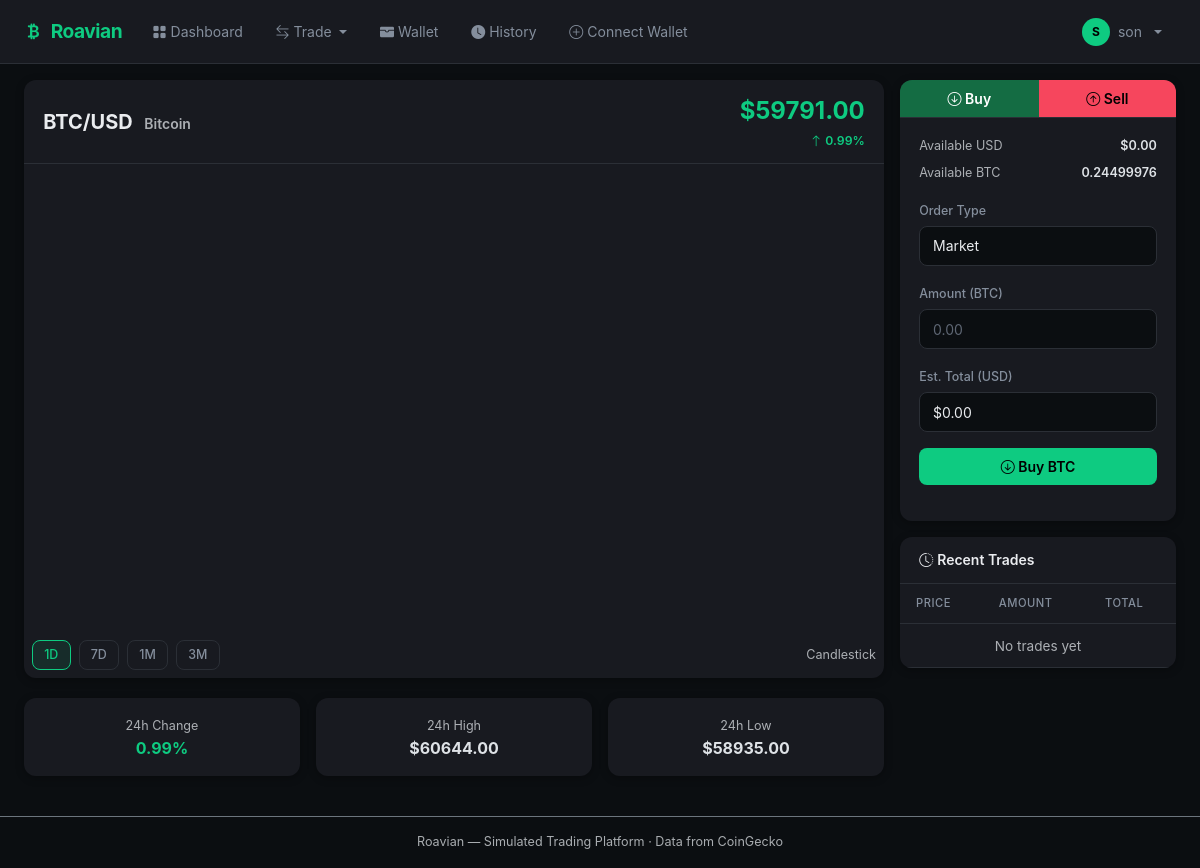
The app's page /trade/BTC/ (signed in), older data.
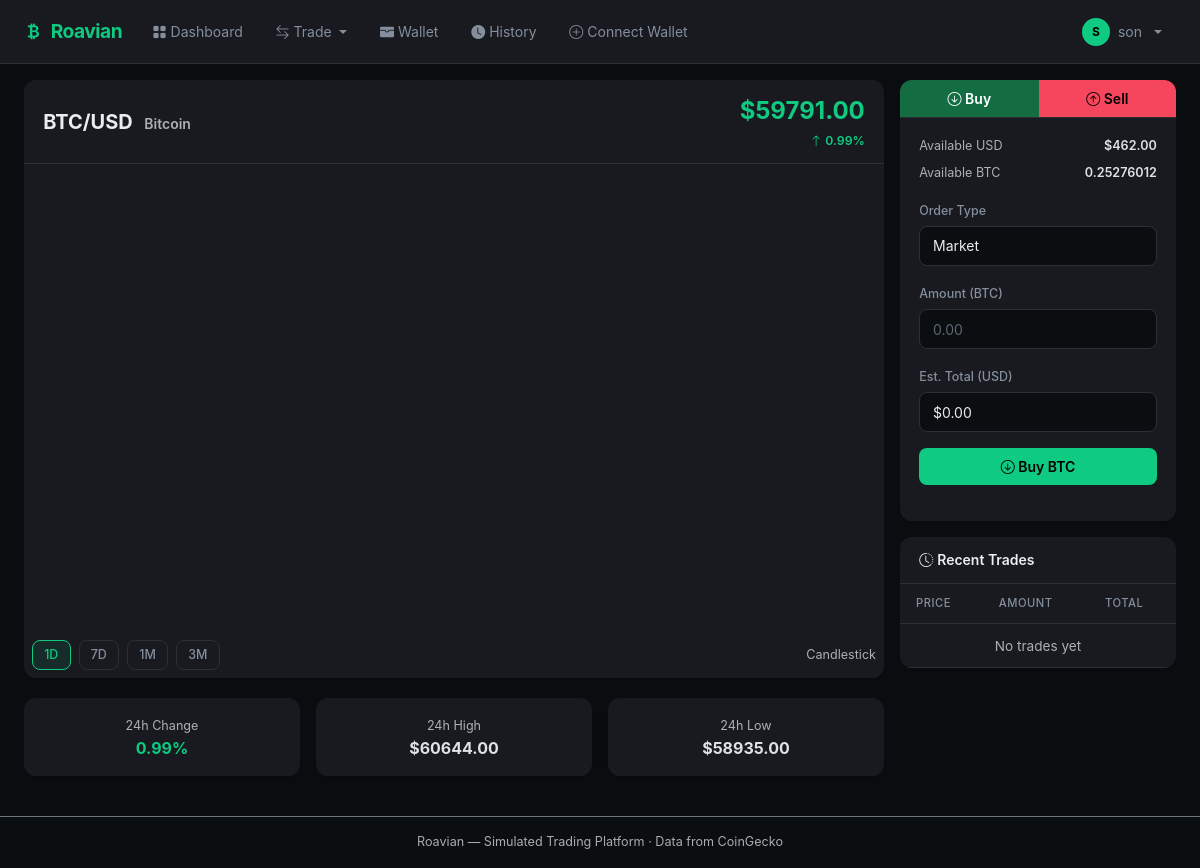
The same page, newer data.
### apps/accounts/models.py (models this page shows, shortened)
class UserAccount(models.Model):
    FIAT_CHOICES = [('USD', 'USD'), ('EUR', 'EUR'), ('GBP', 'GBP')]
    user = models.OneToOneField(User, on_delete=models.CASCADE, related_name='account')
    default_fiat = models.CharField(max_length=3, choices=FIAT_CHOICES, default='USD')
    cash_balance = models.DecimalField(max_digits=18, decimal_places=2, default=Decimal('0'))
    balance_eur = models.DecimalField(max_digits=18, decimal_places=2, default=Decimal('0.00'))
    balance_gbp = models.DecimalField(max_digits=18, decimal_places=2, default=Decimal('0.00'))
    created_at = models.DateTimeField(auto_now_add=True)
    updated_at = models.DateTimeField(auto_now=True)
    class Meta:
        verbose_name = 'User Account'
        verbose_name_plural = 'User Accounts'

class UserHolding(models.Model):
    account = models.ForeignKey(UserAccount, on_delete=models.CASCADE, related_name='holdings')
    asset = models.ForeignKey('market.MarketAsset', on_delete=models.CASCADE)
    balance = models.DecimalField(max_digits=18, decimal_places=8, default=Decimal('0'))
    average_entry_price = models.DecimalField(max_digits=18, decimal_places=2, default=Decimal('0'))
    class Meta:
        unique_together = ['account', 'asset']

### apps/market/models.py (models this page shows, shortened)
class MarketAsset(models.Model):
    class AssetType(models.TextChoices):
        CRYPTO = 'CRYPTO', 'Cryptocurrency'
    type = models.CharField(max_length=10, choices=AssetType.choices, default=AssetType.CRYPTO)
    code = models.CharField(max_length=20, unique=True)
    name = models.CharField(max_length=100)
    coingecko_id = models.CharField(max_length=100, blank=True, null=True)
    symbol = models.CharField(max_length=10, blank=True)
    current_price = models.DecimalField(max_digits=18, decimal_places=8, default=Decimal('0'))
    price_change_24h = models.DecimalField(max_digits=10, decimal_places=2, default=Decimal('0'))
    price_high_24h = models.DecimalField(max_digits=18, decimal_places=8, default=Decimal('0'))
    price_low_24h = models.DecimalField(max_digits=18, decimal_places=8, default=Decimal('0'))
    market_cap = models.DecimalField(max_digits=24, decimal_places=2, null=True, blank=True)
    volume_24h = models.DecimalField(max_digits=24, decimal_places=2, default=Decimal('0'))
    image_url = models.URLField(blank=True)
    is_active = models.BooleanField(default=True)
    sort_order = models.PositiveIntegerField(default=0)
    created_at = models.DateTimeField(auto_now_add=True)
    updated_at = models.DateTimeField(auto_now=True)
    class Meta:
        ordering = ['sort_order']

### apps/trading/views.py (the view)
# urls.py: path('<str:asset_code>/', views.trade_view, name='trade'),
@login_required
def trade_view(request, asset_code):
    asset = get_object_or_404(MarketAsset, code=asset_code.upper(), is_active=True)
    account = request.user.account
    holding = UserHolding.objects.filter(account=account, asset=asset).first()
    recent_orders = Order.objects.filter(asset=asset)[:30]
    return render(request, 'trading/trade.html', {
        'asset': asset,
        'account': account,
        'holding': holding,
        'recent_orders': recent_orders,
    })

### apps/dashboard/context_processors.py (called while the page is built)
def assets_processor(request):
    from django.conf import settings
    from apps.market.models import MarketAsset
    return {
        'assets': MarketAsset.objects.filter(is_active=True),
        'market_indices': [
            {'code': 'GOLD', 'name': 'Gold', 'price': '2345.00', 'change': '+0.3'},
            {'code': 'OIL', 'name': 'Crude Oil', 'price': '78.42', 'change': '-1.2'},
            {'code': 'EUR/USD', 'name': 'Euro', 'price': '1.0824', 'change': '+0.1'},
            {'code': 'S&P 500', 'name': 'S&P 500', 'price': '5432.10', 'change': '+0.8'},
        ],
        'tawkto_property_id': settings.TAWKTO_PROPERTY_ID,
    }

### apps/dashboard/templatetags/dashboard_tags.py (called while the page is built)
@register.simple_tag
def crypto_balance(account, code):
    try:
        h = account.holdings.select_related('asset').get(asset__code=code)
        val = h.balance
        if val == val.to_integral_value():
            return f'{val:.8f}'
        return f'{val:f}'
    except Exception:
        return '0.00000000'

### templates/trading/trade.html (shortened to what the changed rows need)
{% extends 'base.html' %}
{% load dashboard_tags %}
{% block content %}
<div class="row g-3">
    <div class="col-xl-9">
        <div class="card border-0 shadow-sm">
            <div class="card-header d-flex justify-content-between align-items-center flex-wrap gap-2">
                <div>
                    <span class="fw-bold fs-5">{{ asset.code }}/USD</span>
                    <span class="text-muted ms-2">{{ asset.name }}</span>
                </div>
                <div class="d-flex align-items-center gap-3">
                    <div class="text-end">
                        <div class="fs-4 fw-bold {% if asset.price_change_24h >= 0 %}text-success{% else %}text-danger{% endif %}" id="live-price">
                            ${{ asset.current_price|floatformat:2 }}
                        </div>
                        <small class="{% if asset.price_change_24h >= 0 %}text-success{% else %}text-danger{% endif %}">
                            <i class="bi bi-{% if asset.price_change_24h >= 0 %}arrow-up{% else %}arrow-down{% endif %}"></i>
                            {{ asset.price_change_24h|floatformat:2 }}%
                        </small>
                    </div>
                </div>
            </div>
        </div>
        <div class="row g-3 mt-1">
            <div class="col-md-4 col-6">
                <div class="card border-0 shadow-sm h-100">
                    <div class="card-body text-center py-3">
                        <small class="text-muted">24h Change</small>
                        <div class="fw-bold fs-6 {% if asset.price_change_24h >= 0 %}text-success{% else %}text-danger{% endif %}">
                            {{ asset.price_change_24h|floatformat:2 }}%
                        </div>
                    </div>
                </div>
            </div>
            <div class="col-md-4 col-6">
                <div class="card border-0 shadow-sm h-100">
                    <div class="card-body text-center py-3">
                        <small class="text-muted">24h High</small>
                        <div class="fw-bold fs-6">${{ asset.price_high_24h|floatformat:2 }}</div>
                    </div>
                </div>
            </div>
            <div class="col-md-4 col-6">
                <div class="card border-0 shadow-sm h-100">
                    <div class="card-body text-center py-3">
                        <small class="text-muted">24h Low</small>
                        <div class="fw-bold fs-6">${{ asset.price_low_24h|floatformat:2 }}</div>
                    </div>
                </div>
            </div>
        </div>
    </div>
    <div class="col-xl-3">
        <div class="card border-0 shadow-sm">
            <div class="card-body">
                <div class="d-flex justify-content-between mb-2 small">
                    <span class="text-muted">Available USD</span>
                    <span class="fw-semibold">${{ account.cash_balance|floatformat:2 }}</span>
                </div>
                <div class="d-flex justify-content-between mb-3 small">
                    <span class="text-muted">Available {{ asset.code }}</span>
                    <span class="fw-semibold">{% crypto_balance account asset.code %}</span>
                </div>
                <form id="trade-form" hx-post="{% url 'execute_order' asset.code %}" hx-target="#order-result" hx-swap="innerHTML">
                    <div class="mb-3">
                        <label class="form-label small">Order Type</label>
                        <select name="order_type" class="form-select" id="order-type-select">
                        </select>
                    </div>
                    <div class="mb-3">
                        <label class="form-label small">Amount (<span id="amount-label">{{ asset.code }}</span>)</label>
                        <input type="number" name="amount" step="any" min="0.00000001" class="form-control" placeholder="0.00" id="amount-input">
                    </div>
                    <div class="mb-3">
                        <label class="form-label small">Est. Total (USD)</label>
                        <div class="form-control" id="est-total">$0.00</div>
                    </div>
                    <button type="submit" class="btn btn-success w-100 py-2 fw-semibold" id="submit-btn">
                        <i class="bi bi-arrow-down-circle"></i> Buy {{ asset.code }}
                    </button>
                </form>
            </div>
        </div>
        <div class="card border-0 shadow-sm mt-3">
            <div class="card-body p-0" style="max-height:220px; overflow-y:auto;">
                <table class="table table-sm mb-0">
                    <thead><tr><th class="small">Price</th><th class="small">Amount</th><th class="small">Total</th></tr></thead>
                </table>
            </div>
        </div>
    </div>
</div>
{% endblock %}

Row changes from the older to the newer data that the page shows:
changed through a linked row, MarketAsset "BTC": code.balance "0.24499976" → "0.25276012"
changed UserAccount: cash_balance "0.00" → "462.00"
